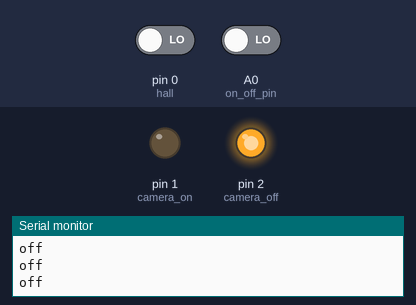
The sketch below on a simulated Teensy 3. Shown: output pins drawn as LEDs (lit = HIGH), the last lines printed to the serial monitor. The inputs (shaded band) are chosen by the test bench; at power-on: A0 (on_off_pin) LOW, pin 0 (hall) LOW. Storage starts empty.

Above: at 4.2 s.
4.3 s: A0 (on_off_pin) driven HIGH
At 4.68 s:
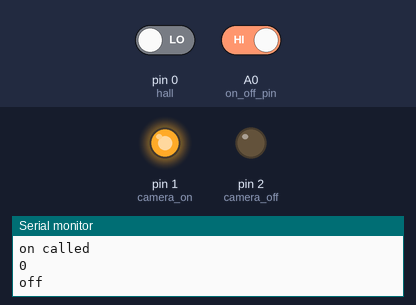
10.3 s: A0 (on_off_pin) driven LOW
At 10.43 s:
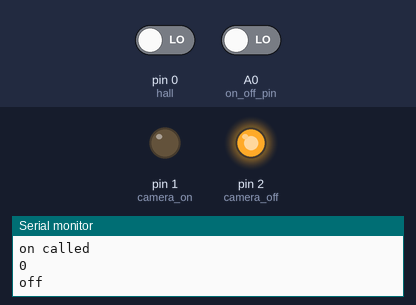
Timing chart, 0 to 13.3 s (numbered marks = the images above; inputs shaded):
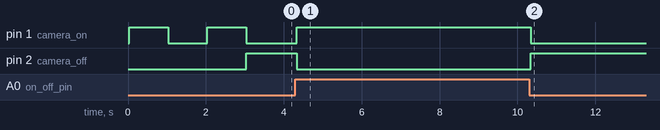

The sketch:

main.ino
```cpp
#include <Arduino.h>
#include <SPI.h>
#include <SD.h>

/* Main project file for teensy-speed-logger.
A simple speedometer and distance logger for experiments
*/


File speed_log; // speed log file
const byte chipSelect = 10; // sd card
const byte on_off_pin = 14;
const byte hall = 0; // hall sensor
const byte resolution = 100; // how often to update state.
const byte camera_on = 1; // turn external camera on
const byte camera_off = 2; // turn external camera off
volatile bool on_off_switch = false;
uint32_t readTime;
const byte debounceTime = 100; // debounceing time for detector
volatile int switch_val; // switch for activating a session
//volatile bool state = false; // holds state info
volatile unsigned long last_micros; // for button debounce
volatile unsigned long lastRead; // debounce for hall sensor
const byte indicatorLed = 1; // indicator led


void setup() {

  Serial.begin(11600);
  attachInterrupt(digitalPinToInterrupt(on_off_pin), on, RISING);
  attachInterrupt(digitalPinToInterrupt(hall), movement, CHANGE);
  pinMode(indicatorLed, OUTPUT);
  pinMode(camera_on, OUTPUT);
  pinMode(camera_off, OUTPUT);
  card_check();
  data_check();
  //last_micros = micros();
  digitalWrite(indicatorLed, HIGH);
  delay(1000);
  digitalWrite(indicatorLed, LOW);
  delay(1000);
  digitalWrite(indicatorLed, HIGH);
  delay(1000);
  digitalWrite(indicatorLed, LOW);
}

void loop() {
  switch_val = digitalRead(on_off_pin);
  if (switch_val== HIGH){
    digitalWrite(indicatorLed, HIGH);
    digitalWrite(camera_on, HIGH);
    delay(resolution);
    digitalWrite(camera_on, LOW);
  } else {
    on_off_switch = false;
    digitalWrite(indicatorLed, LOW);
    digitalWrite(camera_off, HIGH);
    delay(resolution);
    digitalWrite(camera_off, LOW);
    Serial.println("off");
  }
}


void on(){
  Serial.println("on called");
  on_off_switch = true;
  last_micros = micros();
  Serial.println(switch_val);
  speed_log = SD.open("speed.csv", O_CREAT | O_WRITE | O_APPEND);
  speed_log.println("----");
  speed_log.flush();
  speed_log.close();
}


// control debounce and record movement
void movement(){
  if(on_off_switch == true && (long) (micros() - lastRead) >= debounceTime * 1000){
    lastRead = micros();
    Serial.println("active");
    writeData();
  } else{
    return;
  }
}

// write to the SD card every movement
void writeData(){
  speed_log = SD.open("speed.csv", O_CREAT | O_WRITE | O_APPEND);
  speed_log.println(millis());
  speed_log.flush();
  speed_log.close();
}


// verify SD card attached
void card_check(){
  Serial.println("Initializing SD card...");
  if (!SD.begin(chipSelect)) {
    Serial.println("Card failed, or not present");
    return;
  }
  Serial.println("card initialized.");
}


void data_check(){
  Serial.print("checking for speed loggin file");
  if (SD.exists("speed.csv")) {
    Serial.println("file exists");
  } else {
    Serial.print("doesnt exist, creating now");
    speed_log = SD.open("speed.csv", FILE_WRITE);
    Serial.print("printing file header");
    speed_log.println("# Speed logger");
    speed_log.println("# Author: Nick George");
    speed_log.println("# Contact: nicholas.m.george@ucdenver.edu");
    speed_log.println("# Updated: 2018-03-10");
    speed_log.println("Timestamp (ms)");
    speed_log.flush();
    speed_log.close();
  }
}
```

Measured:
- after the input at 4.3 s, pin 1 (camera_on): LOW → HIGH at once; pin 2 (camera_off): HIGH → LOW at once
- after the input at 10.3 s, pin 1 (camera_on): HIGH → LOW at once; pin 2 (camera_off): LOW → HIGH at once
